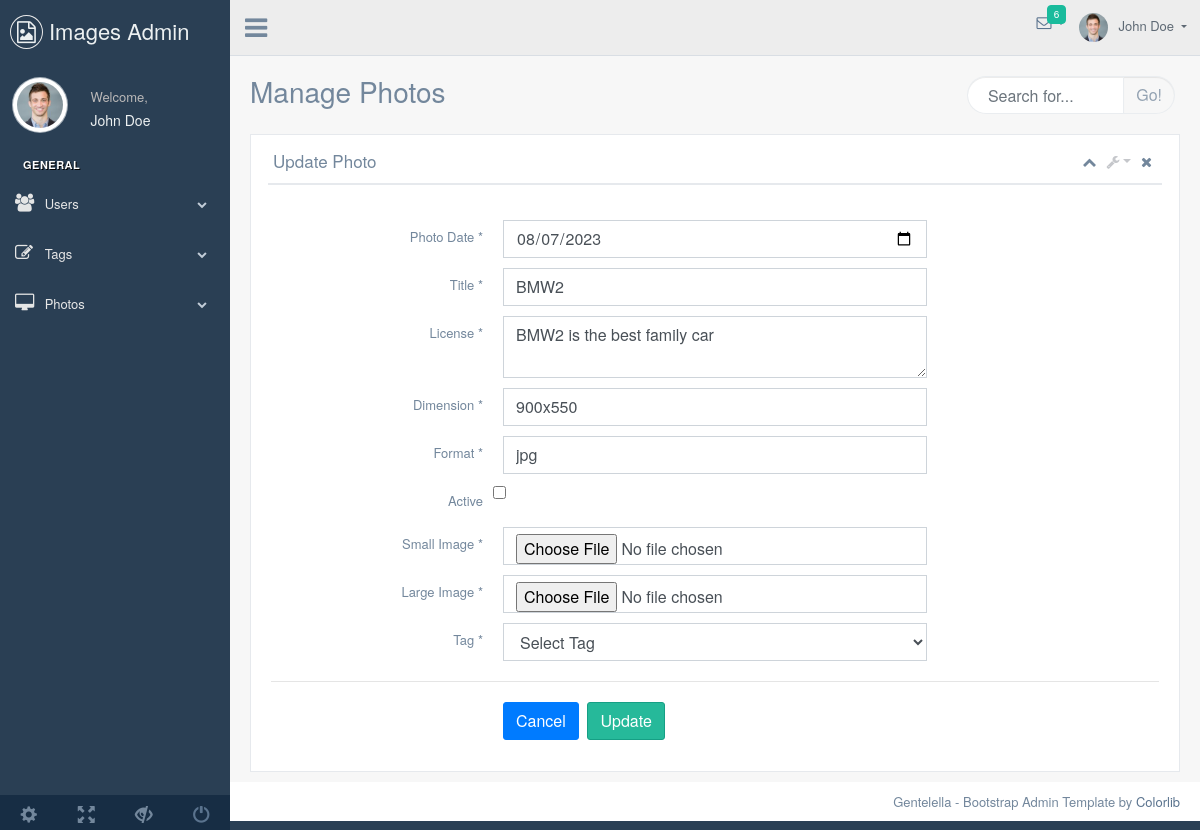
The page /admin/edit_photo.php?id=2 on the database its author committed.
### tables this page shows
CREATE TABLE `images` (
  `img_id` int(10) NOT NULL,
  `img_date` date NOT NULL,
  `img_title` varchar(150) NOT NULL,
  `img_license` varchar(300) NOT NULL,
  `img_dimension` varchar(150) NOT NULL,
  `img_format` varchar(150) NOT NULL,
  `active` varchar(5) NOT NULL,
  `img_small` varchar(300) NOT NULL,
  `img_large` varchar(300) NOT NULL,
  `img_category` varchar(150) NOT NULL,
  `tag_id` int(10) DEFAULT NULL
);

### admin/edit_photo.php (the view, shortened to what this page needs)
<!DOCTYPE html>
<html lang="en">
  <head>
	<link href="vendors/bootstrap/dist/css/bootstrap.min.css" rel="stylesheet">
	<link href="vendors/font-awesome/css/font-awesome.min.css" rel="stylesheet">
	<link href="vendors/nprogress/nprogress.css" rel="stylesheet">
	<link href="vendors/iCheck/skins/flat/green.css" rel="stylesheet">
	<link href="vendors/google-code-prettify/bin/prettify.min.css" rel="stylesheet">
	<link href="vendors/select2/dist/css/select2.min.css" rel="stylesheet">
	<link href="vendors/switchery/dist/switchery.min.css" rel="stylesheet">
	<link href="vendors/starrr/dist/starrr.css" rel="stylesheet">
	<link href="vendors/bootstrap-daterangepicker/daterangepicker.css" rel="stylesheet">
	<link href="build/css/custom.min.css" rel="stylesheet">
</head>
<body class="nav-md">
	<div class="container body">
		<div class="main_container">
			<div class="col-md-3 left_col">
				<div class="left_col scroll-view">
					<div class="navbar nav_title" style="border: 0;">
						<a href="\./cars_project/index1.php" class="site_title"><i class="fa fa-file-image-o"></i> <span>Images Admin</span></a>
					</div>
					<div class="profile clearfix">
						<div class="profile_pic">
							<img src="images/img.jpg" alt="..." class="img-circle profile_img">
						</div>
						<div class="profile_info">
							<span>Welcome,</span>
							<h2>John Doe</h2>
						</div>
					</div>
					<br />
					<div id="sidebar-menu" class="main_menu_side hidden-print main_menu">
					<div class="menu_section">
							<h3>General</h3>
							<ul class="nav side-menu">
								<li><a><i class="fa fa-users"></i> Users <span class="fa fa-chevron-down"></span></a>
								</li>
								<li><a><i class="fa fa-edit"></i> Tags <span class="fa fa-chevron-down"></span></a>
								</li>
								<li><a><i class="fa fa-desktop"></i> Photos <span class="fa fa-chevron-down"></span></a>
								</li>
							</ul>
						</div>
					</div>
					<div class="sidebar-footer hidden-small">
						<a data-toggle="tooltip" data-placement="top" title="Settings">
							<span class="glyphicon glyphicon-cog" aria-hidden="true"></span>
						</a>
						<a data-toggle="tooltip" data-placement="top" title="FullScreen">
							<span class="glyphicon glyphicon-fullscreen" aria-hidden="true"></span>
						</a>
						<a data-toggle="tooltip" data-placement="top" title="Lock">
							<span class="glyphicon glyphicon-eye-close" aria-hidden="true"></span>
						</a>
						<a data-toggle="tooltip" data-placement="top" title="Logout" href="login.php">
							<span class="glyphicon glyphicon-off" aria-hidden="true"></span>
						</a>
					</div>
				</div>
			</div>
			<div class="top_nav">
				<div class="nav_menu">
					<div class="nav toggle">
						<a id="menu_toggle"><i class="fa fa-bars"></i></a>
					</div>
					<nav class="nav navbar-nav">
						<ul class=" navbar-right">
							<li class="nav-item dropdown open" style="padding-left: 15px;">
								<a href="javascript:;" class="user-profile dropdown-toggle" aria-haspopup="true" id="navbarDropdown" data-toggle="dropdown" aria-expanded="false">
									<img src="images/img.jpg" alt="">John Doe
								</a>
							</li>
							<li role="presentation" class="nav-item dropdown open">
								<a href="javascript:;" class="dropdown-toggle info-number" id="navbarDropdown1" data-toggle="dropdown" aria-expanded="false">
									<i class="fa fa-envelope-o"></i>
									<span class="badge bg-green">6</span>
								</a>
							</li>
						</ul>
					</nav>
				</div>
			</div>
			<div class="right_col" role="main">
				<div class="">
					<div class="page-title">
						<div class="title_left">
							<h3>Manage Photos</h3>
						</div>
						<div class="title_right">
							<div class="col-md-5 col-sm-5  form-group pull-right top_search">
								<div class="input-group">
									<input type="text" class="form-control" placeholder="Search for...">
									<span class="input-group-btn">
										<button class="btn btn-default" type="button">Go!</button>
									</span>
								</div>
							</div>
						</div>
					</div>
					<div class="clearfix"></div>
					<div class="row">
						<div class="col-md-12 col-sm-12 ">
							<div class="x_panel">
								<div class="x_title">
									<h2>Update Photo</h2>
									<ul class="nav navbar-right panel_toolbox">
										<li><a class="collapse-link"><i class="fa fa-chevron-up"></i></a>
										</li>
										<li class="dropdown">
											<a href="#" class="dropdown-toggle" data-toggle="dropdown" role="button" aria-haspopup="true" aria-expanded="false"><i class="fa fa-wrench"></i></a>
										</li>
										<li><a class="close-link"><i class="fa fa-close"></i></a>
										</li>
									</ul>
									<div class="clearfix"></div>
								</div>
								<div class="x_content">
									<br />
									<?php
											$conn = mysqli_connect("localhost","root","","cars");
											if (isset($_GET['id']))
											{
												$img_id=$_GET['id'];
												$sql = "SELECT * FROM images WHERE img_id='$img_id' ";
												$sql_run = mysqli_query($conn, $sql);
												foreach ($sql_run as $row)
												{
													?>
														<form id="demo-form2" action="update_photo.php?id=<?=$row['img_id']?>" method="post"  enctype="multipart/form-data" data-parsley-validate class="form-horizontal form-label-left">
															<div class="item form-group">
																<label class="col-form-label col-md-3 col-sm-3 label-align" for="photo-date">Photo Date <span class="required">*</span>
																</label>
																<div class="col-md-6 col-sm-6 ">
																	<input type="date" name="date" id="photo-date" value="<?= $row['img_date']; ?>" required="required" class="form-control ">
																</div>
															</div>
															<div class="item form-group">
																<label class="col-form-label col-md-3 col-sm-3 label-align" for="title">Title <span class="required">*</span>
																</label>
																<div class="col-md-6 col-sm-6 ">
																	<input type="text" name="title" id="title" value="<?= $row['img_title']; ?>" required="required" class="form-control ">
																</div>
															</div>
															<div class="item form-group">
																<label class="col-form-label col-md-3 col-sm-3 label-align" for="license">License <span class="required">*</span>
																</label>
																<div class="col-md-6 col-sm-6 ">
																	<textarea id="content" name="license" value="<?= $row['img_license']; ?>" required="required" class="form-control"><?= $row['img_license']; ?></textarea>
																</div>
															</div>
															<div class="item form-group">
																<label for="dimension" class="col-form-label col-md-3 col-sm-3 label-align">Dimension <span class="required">*</span></label>
																<div class="col-md-6 col-sm-6 ">
																	<input id="dimension" class="form-control" value="<?= $row['img_dimension']; ?>" type="text" name="dimension" required="required">
																</div>
															</div>
															<div class="item form-group">
																<label for="format" class="col-form-label col-md-3 col-sm-3 label-align">Format <span class="required">*</span></label>
																<div class="col-md-6 col-sm-6 ">
																	<input id="format" class="form-control" value="<?= $row['img_format']; ?>" type="text" name="format" required="required">
																</div>
															</div>
															<div class="item form-group">
																<label class="col-form-label col-md-3 col-sm-3 label-align">Active</label>
																<div class="checkbox">
																	<label>
																		<input type="checkbox" name="active" id="is_active" value="Yes" class="flat">
																	</label>
																</div>
															</div>
															<div class="item form-group">
																<label class="col-form-label col-md-3 col-sm-3 label-align" for="imgSmall"> Small Image <span class="required">*</span>
																</label>
																<div class="col-md-6 col-sm-6 ">
																	<input type="file" id="image" name="imgSmall" value="<?= $row['img_small']; ?>" required="required" class="form-control" >
																</div>
															</div>
															<div class="item form-group">
																<label class="col-form-label col-md-3 col-sm-3 label-align" for="imgLarge"> Large Image <span class="required">*</span>
																</label>
																<div class="col-md-6 col-sm-6 ">
																	<input type="file" id="image" name="imgLarge" value="<?= $row['img_large']; ?>" required="required" class="form-control" >
																</div>
															</div>
															<div class="item form-group">
																<label class="col-form-label col-md-3 col-sm-3 label-align" for="title">Tag <span class="required">*</span>
																</label>
																<div class="col-md-6 col-sm-6 ">
																	<select class="form-control" value="<?= $row['img_category']; ?>" name="category" id="">
																		<option value=" ">Select Tag</option>
																	</select>
																</div>
															</div>
															<div class="ln_solid"></div>
															<div class="item form-group">
																<div class="col-md-6 col-sm-6 offset-md-3">
																	<button class="btn btn-primary" type="button">Cancel</button>
																	<button type="submit" name="submit" class="btn btn-success">Update</button>
																</div>
															</div>
														</form>
													<?php
												}
											}
										?>
								</div>
							</div>
						</div>
					</div>
				</div>
			</div>
			<footer>
				<div class="pull-right">
					Gentelella - Bootstrap Admin Template by <a href="https://colorlib.com">Colorlib</a>
				</div>
				<div class="clearfix"></div>
			</footer>
		</div>
	</div>
</body></html>

### rows shown on the page
images: date "08/07/2023", title "BMW2", license "BMW2 is the best family car", dimension "900x550", format "jpg", category "Select Tag"
